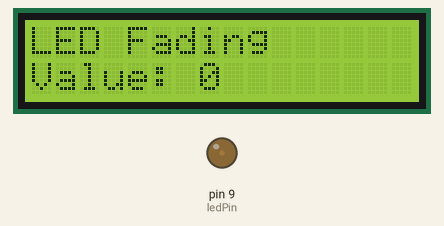
Bench run of a sketch on a simulated Arduino Uno, built with avr-gcc and run on an emulated ATmega328P. Shown: 16×2 character LCD, output pins drawn as LEDs (lit = HIGH).

Above: at 0.24 s.
At 10.07 s:
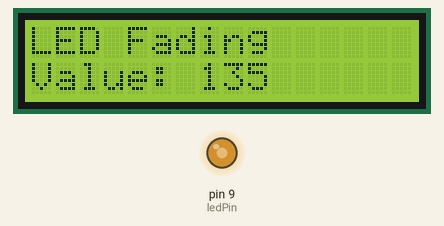
At 19.86 s:
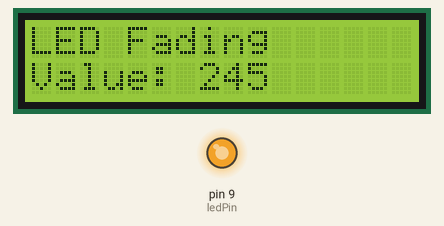
At 39.81 s:
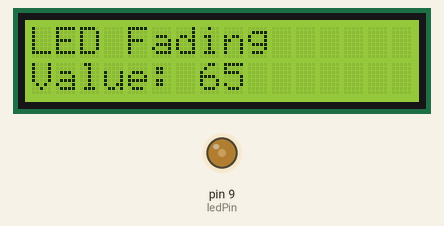
Timing chart, 0 to 40.0 s (numbered marks = the images above):
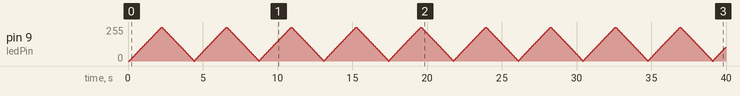

The sketch:

fade_amount_with_lcd.hex.ino
```cpp
#include <Wire.h>
#include <LiquidCrystal_I2C.h>

LiquidCrystal_I2C lcd(0x27, 16, 2);

const int ledPin = 9;

int brightness = 0;
int fadeAmount = 5;

void setup() {
  pinMode(ledPin, OUTPUT);

  Wire.begin();
  lcd.init();
  lcd.backlight();

  lcd.setCursor(0, 0);
  lcd.print("LED Fading");
}

void loop() {
  analogWrite(ledPin, brightness);

  lcd.setCursor(0, 1);
  lcd.print("Value: ");
  lcd.print(brightness);
  lcd.print("   ");   // Clear leftover digits

  brightness += fadeAmount;

  if (brightness <= 0 || brightness >= 255) {
    fadeAmount = -fadeAmount;
  }

  delay(30);
}
```
